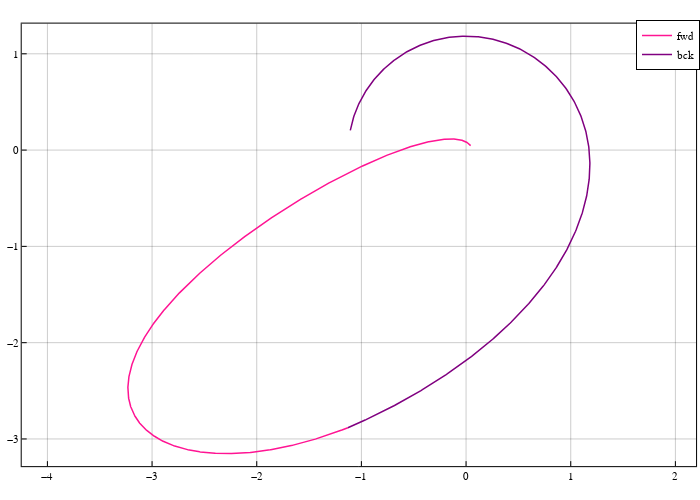

Write notebook code for a chart like this one.
### Code cell
pcart = plot(size=(700,500), frame_style=:box, aspect_ratio=:equal, grid=0.4)

# trajectory
plot!(sol_fwd_i[1,:], sol_fwd_i[2,:], color=:deeppink, linewidth=1.5, label="fwd")
plot!(sol_bck_i[1,:], sol_bck_i[2,:], color=:purple, linewidth=1.5, label="bck")

pcart

### Figure 1 — Plotly figure (JSON) as saved in the notebook; plotly's stock layout.template omitted (floating-point values rounded to 4 significant figures; data arrays with more than 128 entries replaced by an {"elided": "..."} marker saying what was removed)
{"data": [{"colorbar": {"title": ""}, "legendgroup": "fwd", "line": {"color": "rgba(255, 20, 147, 1.000)", "dash": "solid", "shape": "linear", "width": 1.5}, "mode": "lines", "name": "fwd", "showlegend": true, "type": "scatter", "x": {"elided": "1431 float values"}, "xaxis": "x", "y": {"elided": "1431 float values"}, "yaxis": "y", "zmax": null, "zmin": null}, {"colorbar": {"title": ""}, "legendgroup": "bck", "line": {"color": "rgba(128, 0, 128, 1.000)", "dash": "solid", "shape": "linear", "width": 1.5}, "mode": "lines", "name": "bck", "showlegend": true, "type": "scatter", "x": {"elided": "552 float values"}, "xaxis": "x", "y": {"elided": "552 float values"}, "yaxis": "y", "zmax": null, "zmin": null}], "layout": {"annotations": [], "height": 500, "legend": {"bgcolor": "rgba(255, 255, 255, 1.000)", "bordercolor": "rgba(0, 0, 0, 1.000)", "borderwidth": 1, "font": {"color": "rgba(0, 0, 0, 1.000)", "family": "sans-serif", "size": 11}, "title": {"font": {"color": "rgba(0, 0, 0, 1.000)", "family": "sans-serif", "size": 15}, "text": ""}, "tracegroupgap": 0, "traceorder": "normal", "x": 1, "xanchor": "auto", "y": 1, "yanchor": "auto"}, "margin": {"b": 20, "l": 0, "r": 0, "t": 20}, "paper_bgcolor": "rgba(255, 255, 255, 1.000)", "plot_bgcolor": "rgba(255, 255, 255, 1.000)", "showlegend": true, "width": 700, "xaxis": {"anchor": "y", "domain": [0.03102, 0.9944], "gridcolor": "rgba(0, 0, 0, 0.400)", "gridwidth": 0.5, "linecolor": "rgba(0, 0, 0, 1.000)", "mirror": true, "range": [-4.245, 2.197], "showgrid": true, "showline": true, "showticklabels": true, "tickangle": 0, "tickcolor": "rgb(0, 0, 0)", "tickfont": {"color": "rgba(0, 0, 0, 1.000)", "family": "sans-serif", "size": 11}, "tickmode": "array", "ticks": "inside", "ticktext": ["−4", "−3", "−2", "−1", "0", "1", "2"], "tickvals": [-4, -3, -2, -1, 0, 1, 2], "title": "", "titlefont": {"color": "rgba(0, 0, 0, 1.000)", "family": "sans-serif", "size": 15}, "type": "-", "visible": true, "zeroline": false, "zerolinecolor": "rgba(0, 0, 0, 1.000)"}, "yaxis": {"anchor": "x", "domain": [0.0301, 0.9921], "gridcolor": "rgba(0, 0, 0, 0.400)", "gridwidth": 0.5, "linecolor": "rgba(0, 0, 0, 1.000)", "mirror": true, "range": [-3.282, 1.313], "showgrid": true, "showline": true, "showticklabels": true, "tickangle": 0, "tickcolor": "rgb(0, 0, 0)", "tickfont": {"color": "rgba(0, 0, 0, 1.000)", "family": "sans-serif", "size": 11}, "tickmode": "array", "ticks": "inside", "ticktext": ["−3", "−2", "−1", "0", "1"], "tickvals": [-3, -2, -1, 0, 1], "title": "", "titlefont": {"color": "rgba(0, 0, 0, 1.000)", "family": "sans-serif", "size": 15}, "type": "-", "visible": true, "zeroline": false, "zerolinecolor": "rgba(0, 0, 0, 1.000)"}}}
